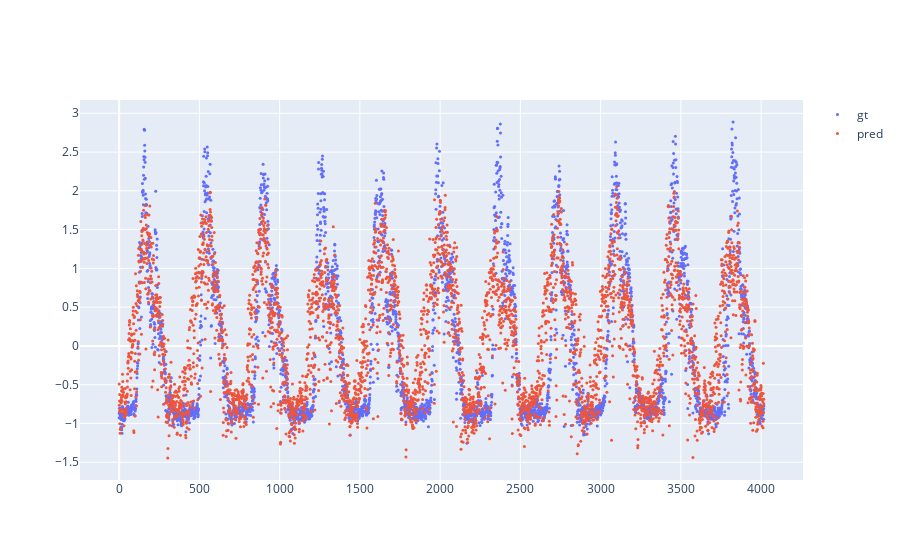

Source (notebook cell):
### Code cell
from plotly import graph_objects as go

fig = go.Figure()

fig.add_trace(go.Scatter(y=y_t.detach().cpu(),
                    mode='markers',
                    name='gt', 
                    marker=dict(size=3)))

fig.add_trace(go.Scatter(y=y_pred.detach().cpu(),
                    mode='markers',
                    name='pred', 
                    marker=dict(size=3)))

### Figure 1 — Plotly figure (JSON) as saved in the notebook; plotly's stock layout.template omitted (floating-point values rounded to 4 significant figures; data arrays with more than 128 entries replaced by an {"elided": "..."} marker saying what was removed)
{"data": [{"marker": {"size": 3}, "mode": "markers", "name": "gt", "type": "scatter", "y": {"elided": "4018 float values"}}, {"marker": {"size": 3}, "mode": "markers", "name": "pred", "type": "scatter", "y": {"elided": "4018 float values"}}], "layout": {}}
